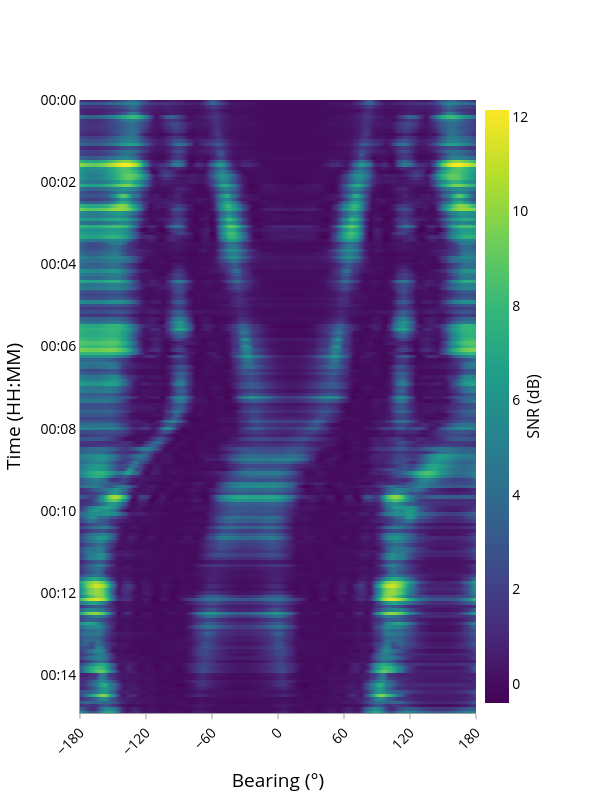
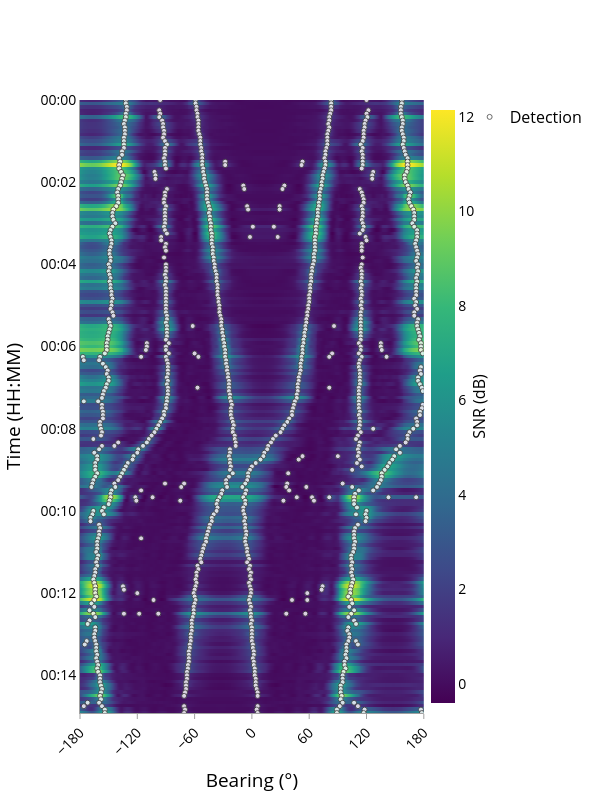

Write notebook code for charts like these, in order.
### Code cell
plot_btr(
    data=snr_map,
    timesteps=timesteps,
    steering_azimuths=np.rad2deg(steering_azimuths_rad),
    width_height_px=(600, 800),
).show()

plot_btr(
    timesteps=timesteps,
    steering_azimuths=np.rad2deg(steering_azimuths_rad),
    data=snr_map,
    detections=detections_for_plotter,
    width_height_px=(600, 800),
).show()

### Figure 1 — Plotly figure (JSON) as saved in the notebook; plotly's stock layout.template omitted (floating-point values rounded to 4 significant figures; data arrays with more than 128 entries replaced by an {"elided": "..."} marker saying what was removed)
{"data": [{"colorbar": {"len": 1, "thickness": 24, "tickfont": {"size": 14}, "title": {"font": {"size": 16}, "side": "right", "text": "SNR (dB)"}, "x": 0.92, "xpad": 0}, "colorscale": [[0, "#440154"], [0.1111, "#482878"], [0.2222, "#3e4989"], [0.3333, "#31688e"], [0.4444, "#26828e"], [0.5556, "#1f9e89"], [0.6667, "#35b779"], [0.7778, "#6ece58"], [0.8889, "#b5de2b"], [1, "#fde725"]], "type": "heatmap", "x": {"elided": "361 float values"}, "y": {"elided": "180 str values"}, "z": {"elided": "180x361 float values"}}], "layout": {"colorway": ["#636EFA", "#EF553B", "#00CC96", "#AB63FA", "#FFA15A", "#19D3F3", "#FF6692", "#B6E880", "#FF97FF", "#FECB52"], "font": {"color": "black", "size": 16}, "height": 800, "paper_bgcolor": "white", "plot_bgcolor": "white", "showlegend": true, "width": 600, "xaxis": {"domain": [0, 0.9], "dtick": 60, "gridcolor": "rgba(200, 200, 200, 0.5)", "linecolor": "rgba(160, 160, 160, 1.0)", "linewidth": 1, "range": [-180, 180], "showgrid": true, "showline": true, "tick0": -180, "tickangle": -45, "tickcolor": "rgba(160, 160, 160, 1.0)", "tickfont": {"size": 14}, "tickmode": "linear", "ticks": "outside", "title": {"text": "Bearing (°)"}}, "yaxis": {"autorange": false, "gridcolor": "rgba(200, 200, 200, 0.5)", "linecolor": "rgba(160, 160, 160, 1.0)", "linewidth": 1, "range": ["2026-02-23T00:14:55", "2026-02-23T00:00:00"], "showgrid": true, "showline": true, "tickcolor": "rgba(160, 160, 160, 1.0)", "tickfont": {"size": 14}, "tickformat": "%H:%M", "title": {"text": "Time (HH:MM)"}}}}

### Figure 2 — Plotly figure (JSON) as saved in the notebook; plotly's stock layout.template omitted (floating-point values rounded to 4 significant figures; data arrays with more than 128 entries replaced by an {"elided": "..."} marker saying what was removed)
{"data": [{"colorbar": {"len": 1, "thickness": 24, "tickfont": {"size": 14}, "title": {"font": {"size": 16}, "side": "right", "text": "SNR (dB)"}, "x": 0.92, "xpad": 0}, "colorscale": [[0, "#440154"], [0.1111, "#482878"], [0.2222, "#3e4989"], [0.3333, "#31688e"], [0.4444, "#26828e"], [0.5556, "#1f9e89"], [0.6667, "#35b779"], [0.7778, "#6ece58"], [0.8889, "#b5de2b"], [1, "#fde725"]], "type": "heatmap", "x": {"elided": "361 float values"}, "y": {"elided": "180 str values"}, "z": {"elided": "180x361 float values"}}, {"marker": {"color": "white", "line": {"width": 1}, "opacity": 0.8, "size": 5}, "mode": "markers", "name": "Detection", "type": "scatter", "x": {"elided": "1014 float values"}, "y": {"elided": "1014 str values"}}], "layout": {"colorway": ["#636EFA", "#EF553B", "#00CC96", "#AB63FA", "#FFA15A", "#19D3F3", "#FF6692", "#B6E880", "#FF97FF", "#FECB52"], "font": {"color": "black", "size": 16}, "height": 800, "paper_bgcolor": "white", "plot_bgcolor": "white", "showlegend": true, "width": 600, "xaxis": {"domain": [0, 0.9], "dtick": 60, "gridcolor": "rgba(200, 200, 200, 0.5)", "linecolor": "rgba(160, 160, 160, 1.0)", "linewidth": 1, "range": [-180, 180], "showgrid": true, "showline": true, "tick0": -180, "tickangle": -45, "tickcolor": "rgba(160, 160, 160, 1.0)", "tickfont": {"size": 14}, "tickmode": "linear", "ticks": "outside", "title": {"text": "Bearing (°)"}}, "yaxis": {"autorange": false, "gridcolor": "rgba(200, 200, 200, 0.5)", "linecolor": "rgba(160, 160, 160, 1.0)", "linewidth": 1, "range": ["2026-02-23T00:14:55", "2026-02-23T00:00:00"], "showgrid": true, "showline": true, "tickcolor": "rgba(160, 160, 160, 1.0)", "tickfont": {"size": 14}, "tickformat": "%H:%M", "title": {"text": "Time (HH:MM)"}}}}
